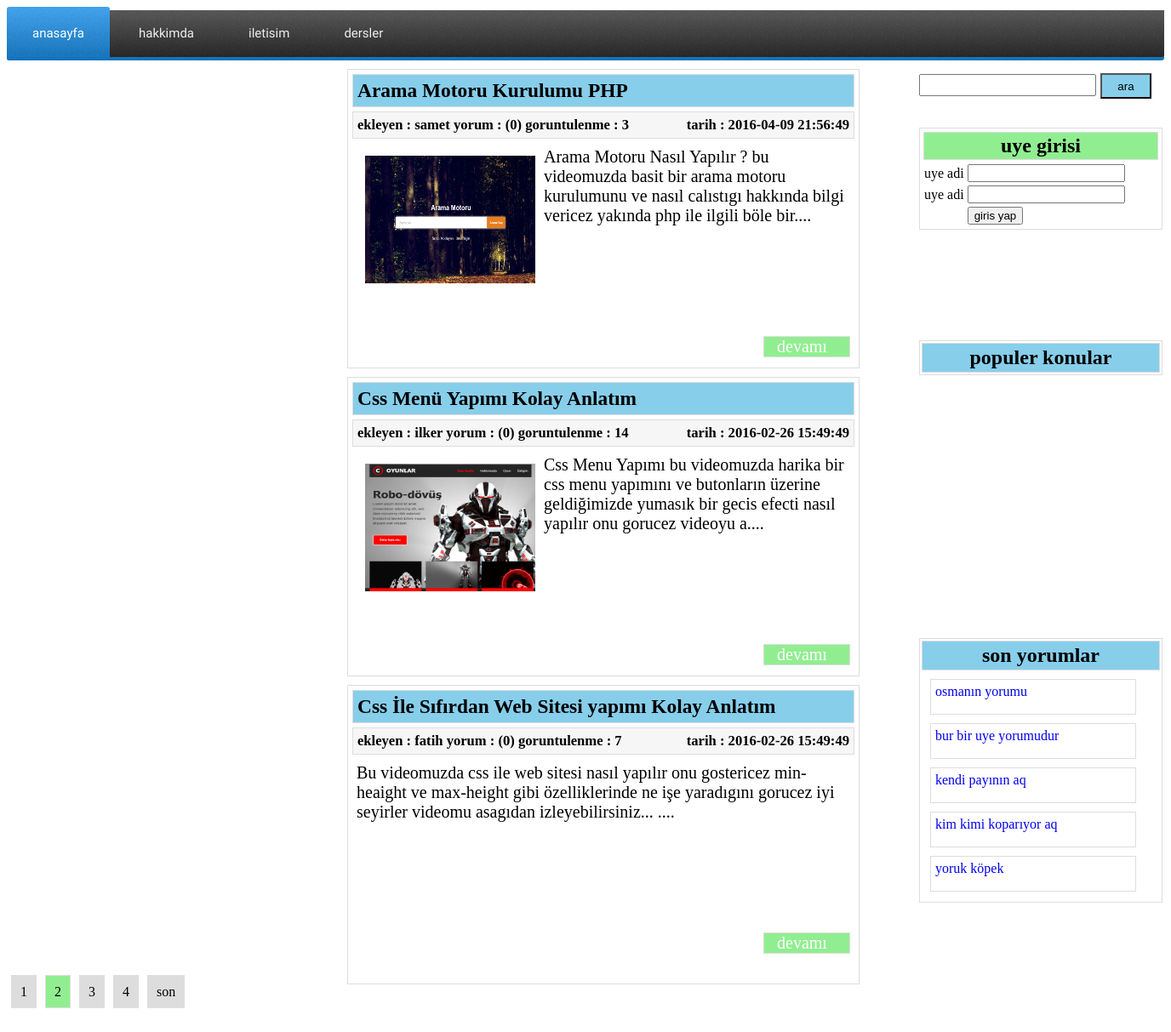
Screenshot of /index.php?sayfa=2 with the database file from the repository.
### tables this page shows
CREATE TABLE IF NOT EXISTS `yorumlar` (
  `yorum_id` int(11) NOT NULL AUTO_INCREMENT,
  `yorum_ekleyen` varchar(200) NOT NULL,
  `yorum_eposta` varchar(200) NOT NULL,
  `yorum_mesaj` text NOT NULL,
  `yorum_konu_id` int(11) NOT NULL,
  `yorum_tarih` timestamp NOT NULL DEFAULT CURRENT_TIMESTAMP,
  `yorum_onay` int(11) NOT NULL,
  PRIMARY KEY (`yorum_id`)
);

CREATE TABLE IF NOT EXISTS `konular` (
  `konu_id` int(11) NOT NULL AUTO_INCREMENT,
  `konu_ekleyen` varchar(200) NOT NULL,
  `konu_baslik` varchar(300) NOT NULL,
  `konu_aciklama` varchar(1200) NOT NULL,
  `konu_tarih` timestamp NOT NULL DEFAULT CURRENT_TIMESTAMP,
  `konu_durum` int(11) NOT NULL,
  `konu_hit` int(11) NOT NULL,
  PRIMARY KEY (`konu_id`)
);

### index.php (the view, shortened to what this page needs)
<!DOCTYPE html PUBLIC "-//W3C//DTD XHTML 1.0 Transitional//EN" "http://www.w3.org/TR/xhtml1/DTD/xhtml1-transitional.dtd">
<html xmlns="http://www.w3.org/1999/xhtml" xml:lang="en">
<head>
	<link rel="stylesheet" href="style.css"/>
	<link rel="stylesheet" href="styles.css">
</head>
<body>
	<div id='cssmenu'>
<ul>
   <li class='active'><a href='index.php'><span>anasayfa</span></a></li>
   <li><a href='#'><span>hakkimda</span></a></li>
   <li><a href='#'><span>iletisim</span></a></li>
   <li class='last'><a href='#'><span>dersler</span></a></li>
</ul>
</div>
<div class="ara">
<form action="index.php?islem=ara" method="post">
<input type="text" name="ara"/><button type="submit" >ara</button>
</form>
</div>
</body>
</html>
<?php
try{
	$db = new PDO("mysql:host=localhost;dbname=blog;charset=utf8","root","");
}catch(PDOException $mesaj){
	echo $mesaj->getmessage();
}
$islem = @$_GET["islem"];
switch ($islem){
			?>
             <?php
	default:
	if($_SESSION){
		?>
		<div class="uyelik">
	<h2>uye paneli</h2>
	<?php echo "<strong>hosgeldiniz</strong> ".$_SESSION["uye"];?>
	<ul>
	<?php
     if($_SESSION["durum"] == 1){
echo '<li><a href="admin.php">admin paneli</a></li>';
	 }
	?>
	<li><a href="">profil</a></li>
	<li><a href="">konu ekle</a></li>
	<li><a href="cikis.php">cikis yap</a></li>
	</ul>
	</div>
		<?php
	}else{
	?>
	<div class="uyelik">
	<h2>uye girisi</h2>
	<form action="" method="post">
	<table>
	<tr>
	<td>uye adi</td>
	<td><input type="text" name="isim" /></td>
	</tr>
	<tr>
	<td>uye adi</td>
	<td><input type="password" name="sifre" /></td>
	</tr>
	<tr>
	<td></td>
	<td><button type="submit">giris yap</button></td>
	</tr>
	</table>
	</form>
	</div>
	<?php
	}
     echo "<div class='pop'>
	 <h2>populer konular</h2>
	 ";
		 ?>
		 <?php
	 echo "</div>";
    $pop = $db->prepare("select * from yorumlar order by yorum_id desc limit 5");
     $pop->execute(array());
	 $v = $pop->fetchAll(PDO::FETCH_ASSOC);
     echo "<div class='pop2'>
	 <h2>son yorumlar</h2>
	 ";
	 foreach($v as $x){
		 ?>
		 <div class="populer">
		 <a href="index.php?islem=devam&id=<?php echo $x["yorum_konu_id"];?>"><?php echo substr($x["yorum_mesaj"],0,100);?></a>
		 </div>
		 <?php
	 }
	 echo "</div>";
   $sayfa = intval(@$_GET["sayfa"]);
   $v = $db->prepare("select * from konular");
   $v->execute(array());
   $toplam = $v->rowCount();
   $limit = 3;
   $goster = $sayfa*$limit-$limit;
   $sayfa_sayisi = ceil($toplam/$limit);
   $forlimit = 2;
	$v = $db->query("select * from konular  order by konu_id desc limit $goster,$limit");
	$v->execute(array());
	$x = $v->fetchAll(PDO::FETCH_ASSOC);
	foreach($x as $m){
		$v = $db->prepare("select * from yorumlar where yorum_konu_id=?");
		$v->execute(array($m["konu_id"]));
		$zban = $v->rowCount();
		?>
	    <div class="konu">
		<h3><?php echo $m["konu_baslik"];?></h3>
		<h5>ekleyen : <?php echo $m["konu_ekleyen"];?> yorum : (<?php echo $zban;?>) goruntulenme : <?php echo $m["konu_hit"];?><span>tarih : <?php echo $m["konu_tarih"];?></span></h5>
		<p><?php echo substr($m["konu_aciklama"],0,200);?>....</p>
		<div class="x"><a href="index.php?islem=devam&id=<?php echo $m["konu_id"];?>">devamı</a></div>
	    </div>
		<?php
	}
	echo "<div style='margin-bottom:50px;'>";
	for($i = $sayfa - $forlimit; $i<$sayfa + $forlimit +1; $i++){
		if($i>0 && $i<= $sayfa_sayisi){
			if($i == $sayfa){
				echo "<span class='aktif'>".$i."</span>";
			}else{
				echo "<span class='sayfa'><a href='index.php?sayfa=".$i."'>".$i."</a></span>";
			}
		}
	}
	if($sayfa != $sayfa_sayisi){
	echo "<span class='sayfa'><a href='index.php?sayfa=".$sayfa_sayisi."'>son</a></span>";
	}
	break;
}
?>

### style.css (style rules this page uses)
.konu { border:1px solid #ddd; width:600px; height:350px; position:relative; left:400px; margin-top:10px; font-size:20px; }
.konu h3 { margin:5px; border:1px solid #ddd; padding:5px; background:skyblue; }
.konu h5 { border:1px solid #ddd; padding:5px; background:#f6f6f6; margin:5px; }
.konu span { float:right; }
.konu p { margin:10px; }
.ara { float:right; margin:10px; }
.ara input { width:200px; height:20px; font-size:18px; }
.ara button { width:60px; height:30px; margin:5px; background:skyblue; }
.konu img { width:200px; height:150px; margin:10px; float:left; }
.x { border:1px solid #ddd; width:100px; float:right; position:relative; top:110px; margin:10px; background:lightgreen; }
.x a { text-decoration:none; margin:15px; color:white; }
.aktif { border:1px solid #ddd; margin:5px; padding:10px; background:lightgreen; }
.sayfa { border:1px solid #ddd; margin:5px; padding:10px; background:#ddd; }
.sayfa a { text-decoration:none; color:black; }
.populer { border: 1px solid #ddd; width:230px; height:30px; margin:10px; padding:5px; }
.pop { border:1px solid #ddd; width:280px; min-height:30px; left:1080px; position:absolute; top:400px; padding:2px; }
.pop h2 { border:1px solid #ddd; margin:0px; text-align:center; padding:3px; background:skyblue; }
.populer a { text-decoration:none; }
.pop2 { border:1px solid #ddd; width:280px; min-height:30px; left:1080px; position:absolute; top:750px; padding:2px; }
.pop2 h2 { border:1px solid #ddd; margin:0px; text-align:center; padding:3px; background:skyblue; }
.uyelik { border:1px solid #ddd; width:280px; min-height:30px; left:1080px; position:absolute; top:150px; padding:2px; }
.uyelik h2 { border:1px solid #ddd; margin:2px; padding:2px; text-align:center; background:lightgreen; }

### styles.css (style rules this page uses)
#cssmenu, #cssmenu ul, #cssmenu ul li, #cssmenu ul li a { margin: 0; padding: 0; border: 0; list-style: none; line-height: 1; display: block; position: relative; font-family: Capriola, Helvetica, sans-serif; }
#cssmenu { width: auto; height: 59px; padding-bottom: 4px; }
#cssmenu ul { height: 59px; }
#cssmenu ul li { float: left; margin-right: 4px; border-top-left-radius: 3px; border-top-right-radius: 3px; z-index: 5; }
#cssmenu ul li a { padding: 24px 30px 20px 30px; margin-bottom: 4px; border-top-left-radius: 3px; border-top-right-radius: 3px; color: #eeeeee; font-size: 15px; text-decoration: none; }
#cssmenu ul li:first-child, #cssmenu ul li:first-child > a { border-bottom-left-radius: 3px; }
#cssmenu ul li:hover, #cssmenu ul li.active { background: #0f71ba; background: -moz-linear-gradient(top, #3fa4f0 0%, #0f71ba 100%); background: -webkit-gradient(linear, left top, left bottom, color-stop(0%, #3fa4f0), color-stop(100%, #0f71ba)); background: -webkit-linear-gradient(top, #3fa4f0 0%, #0f71ba 100%); background: -o-linear-gradient(top, #3fa4f0 0%, #0f71ba 100%); background: -ms-linear-gradient(top, #3fa4f0 0%, #0f71ba 100%); background: linear-gradient(to bottom, #3fa4f0 0%, #0f71ba 100%); }
#cssmenu ul li a:hover, #cssmenu ul li.active > a { background: url('images/bg.png'); color: #ffffff; }

### rows the page displays
yorumlar: yorum_mesaj "osmanın yorumu"
yorumlar: yorum_mesaj "bur bir uye yorumudur"
yorumlar: yorum_mesaj "kendi payının aq"
yorumlar: yorum_mesaj "kim kimi koparıyor aq"
yorumlar: yorum_mesaj "yoruk köpek"
konular: konu_baslik "Arama Motoru Kurulumu PHP", konu_ekleyen "samet", zban "0", konu_hit "3", konu_tarih "2016-04-09 21:56:49", konu_aciklama (picture), konu_aciklama "Arama Motoru Nasıl Yapılır ? bu videomuzda basit bir arama motoru kurulumunu ve nasıl calıstıgı hakkında bilgi vericez yakında php ile ilgili böle bir"
konular: konu_baslik "Css Menü Yapımı Kolay Anlatım", konu_ekleyen "ilker", zban "0", konu_hit "14", konu_tarih "2016-02-26 15:49:49", konu_aciklama (picture), konu_aciklama "Css Menu Yapımı bu videomuzda harika bir css menu yapımını ve butonların üzerine geldiğimizde yumasık bir gecis efecti nasıl yapılır onu gorucez videoyu a"
konular: konu_baslik "Css İle Sıfırdan Web Sitesi yapımı Kolay Anlatım", konu_ekleyen "fatih", zban "0", konu_hit "7", konu_tarih "2016-02-26 15:49:49", konu_aciklama "Bu videomuzda css ile web sitesi nasıl yapılır onu gostericez min-heaight ve max-height gibi özelliklerinde ne işe yaradıgını gorucez iyi seyirler videomu asagıdan izleyebilirsiniz..."
